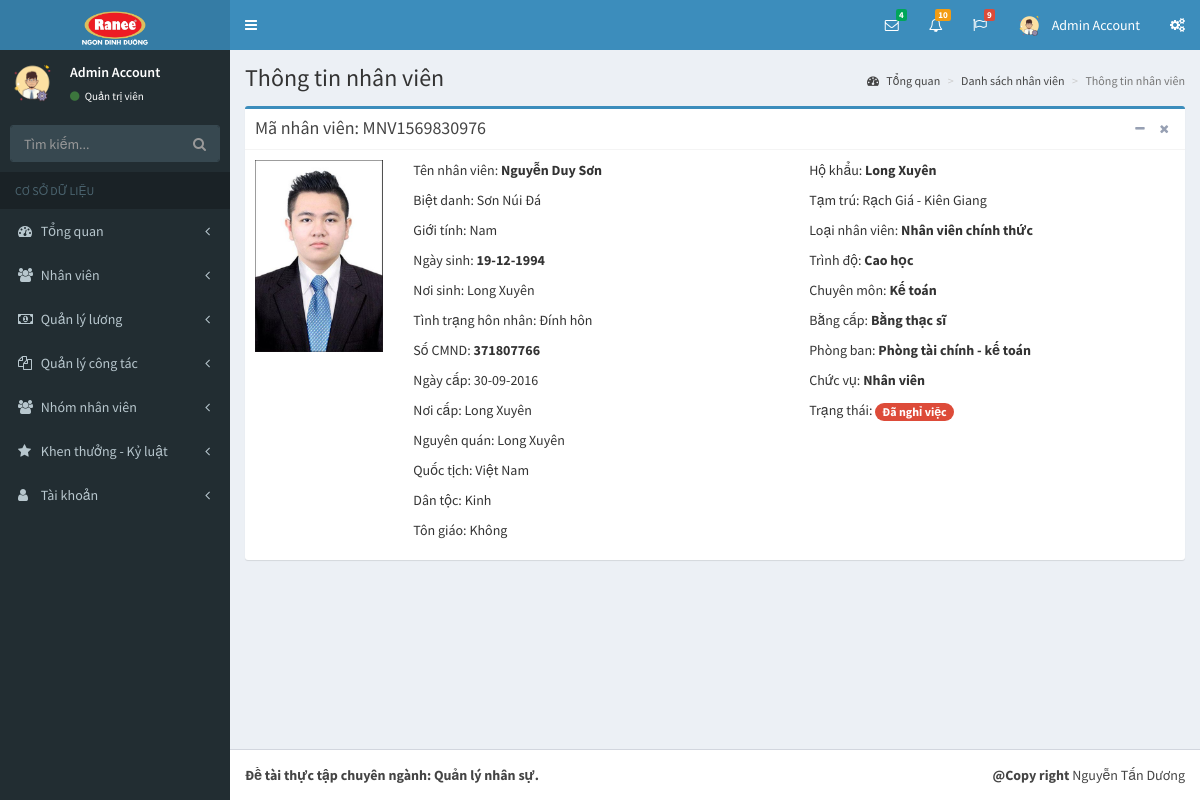
/pages/thong-tin-nhan-vien.php?id=2 (signed in), run on the app's committed database.
### tables this page shows
CREATE TABLE `tai_khoan` (
  `id` int(11) NOT NULL,
  `ho` varchar(50) NOT NULL,
  `ten` varchar(50) NOT NULL,
  `hinh_anh` varchar(50) NOT NULL,
  `email` varchar(50) NOT NULL,
  `mat_khau` varchar(50) NOT NULL,
  `so_dt` varchar(50) NOT NULL,
  `quyen` tinyint(1) NOT NULL,
  `trang_thai` tinyint(1) NOT NULL,
  `truy_cap` int(11) NOT NULL,
  `ngay_tao` datetime NOT NULL,
  `ngay_sua` datetime NOT NULL
);

CREATE TABLE `nhanvien` (
  `id` int(11) NOT NULL,
  `ma_nv` varchar(50) NOT NULL,
  `hinh_anh` varchar(255) NOT NULL,
  `ten_nv` varchar(255) NOT NULL,
  `biet_danh` varchar(255) NOT NULL,
  `gioi_tinh` tinyint(1) NOT NULL,
  `ngay_sinh` date NOT NULL,
  `noi_sinh` varchar(255) NOT NULL,
  `hon_nhan_id` int(11) NOT NULL,
  `so_cmnd` varchar(50) NOT NULL,
  `noi_cap_cmnd` varchar(255) NOT NULL,
  `ngay_cap_cmnd` date NOT NULL,
  `nguyen_quan` varchar(255) NOT NULL,
  `quoc_tich_id` int(11) NOT NULL,
  `ton_giao_id` int(11) NOT NULL,
  `dan_toc_id` int(11) NOT NULL,
  `ho_khau` varchar(255) NOT NULL,
  `tam_tru` varchar(255) NOT NULL,
  `loai_nv_id` int(11) NOT NULL,
  `trinh_do_id` int(11) NOT NULL,
  `chuyen_mon_id` int(11) NOT NULL,
  `bang_cap_id` int(11) NOT NULL,
  `phong_ban_id` int(11) NOT NULL,
  `chuc_vu_id` int(11) NOT NULL,
  `trang_thai` tinyint(1) NOT NULL,
  `nguoi_tao_id` int(11) NOT NULL,
  `ngay_tao` datetime NOT NULL,
  `nguoi_sua_id` int(11) NOT NULL,
  `ngay_sua` datetime NOT NULL
);

CREATE TABLE `tinh_trang_hon_nhan` (
  `id` int(11) NOT NULL,
  `ten_tinh_trang` varchar(255) NOT NULL
);

CREATE TABLE `quoc_tich` (
  `id` int(11) NOT NULL,
  `ten_quoc_tich` varchar(50) NOT NULL
);

CREATE TABLE `dan_toc` (
  `id` int(11) NOT NULL,
  `ten_dan_toc` varchar(50) NOT NULL
);

CREATE TABLE `ton_giao` (
  `id` int(11) NOT NULL,
  `ten_ton_giao` varchar(255) NOT NULL
);

CREATE TABLE `loai_nv` (
  `id` int(11) NOT NULL,
  `ma_loai_nv` varchar(50) NOT NULL,
  `ten_loai_nv` varchar(50) NOT NULL,
  `ghi_chu` varchar(255) NOT NULL,
  `nguoi_tao` varchar(50) NOT NULL,
  `ngay_tao` datetime NOT NULL,
  `nguoi_sua` varchar(50) NOT NULL,
  `ngay_sua` datetime NOT NULL
);

CREATE TABLE `trinh_do` (
  `id` int(11) NOT NULL,
  `ma_trinh_do` varchar(50) NOT NULL,
  `ten_trinh_do` varchar(255) NOT NULL,
  `ghi_chu` varchar(255) NOT NULL,
  `nguoi_tao` varchar(50) NOT NULL,
  `ngay_tao` datetime NOT NULL,
  `nguoi_sua` varchar(50) NOT NULL,
  `ngay_sua` datetime NOT NULL
);

CREATE TABLE `chuyen_mon` (
  `id` int(11) NOT NULL,
  `ma_chuyen_mon` varchar(50) NOT NULL,
  `ten_chuyen_mon` varchar(255) NOT NULL,
  `ghi_chu` varchar(255) NOT NULL,
  `nguoi_tao` varchar(50) NOT NULL,
  `ngay_tao` datetime NOT NULL,
  `nguoi_sua` varchar(50) NOT NULL,
  `ngay_sua` datetime NOT NULL
);

CREATE TABLE `bang_cap` (
  `id` int(11) NOT NULL,
  `ma_bang_cap` varchar(50) NOT NULL,
  `ten_bang_cap` varchar(255) NOT NULL,
  `ghi_chu` varchar(255) NOT NULL,
  `nguoi_tao` varchar(50) NOT NULL,
  `ngay_tao` datetime NOT NULL,
  `nguoi_sua` varchar(50) NOT NULL,
  `ngay_sua` datetime NOT NULL
);

CREATE TABLE `phong_ban` (
  `id` int(11) NOT NULL,
  `ma_phong_ban` varchar(255) NOT NULL,
  `ten_phong_ban` varchar(255) NOT NULL,
  `ghi_chu` varchar(255) NOT NULL,
  `nguoi_tao` varchar(50) NOT NULL,
  `ngay_tao` datetime NOT NULL,
  `nguoi_sua` varchar(50) DEFAULT NULL,
  `ngay_sua` datetime DEFAULT NULL
);

CREATE TABLE `chuc_vu` (
  `id` int(11) NOT NULL,
  `ma_chuc_vu` varchar(50) NOT NULL,
  `ten_chuc_vu` varchar(255) NOT NULL,
  `luong_ngay` double NOT NULL,
  `ghi_chu` varchar(255) NOT NULL,
  `nguoi_tao` varchar(50) NOT NULL,
  `ngay_tao` datetime NOT NULL,
  `nguoi_sua` varchar(50) NOT NULL,
  `ngay_sua` datetime NOT NULL
);

### pages/thong-tin-nhan-vien.php (the view, shortened to what this page needs)
<?php
if(isset($_SESSION['username']) && isset($_SESSION['level']))
{
  include('../layouts/header.php');
  include('../layouts/topbar.php');
  include('../layouts/sidebar.php');
  if(isset($_GET['id']))
  {
    $id = $_GET['id'];
    $showData = "SELECT nv.id as id, ma_nv, hinh_anh, ten_nv, biet_danh, gioi_tinh, nv.ngay_tao as ngay_tao, ngay_sinh, noi_sinh, so_cmnd, ten_tinh_trang, ngay_cap_cmnd, noi_cap_cmnd, nguyen_quan, ten_quoc_tich, ten_dan_toc, ten_ton_giao, ho_khau, tam_tru, ten_loai_nv, ten_trinh_do, ten_chuyen_mon, ten_bang_cap, ten_phong_ban, ten_chuc_vu, trang_thai FROM nhanvien nv, quoc_tich qt, dan_toc dt, ton_giao tg, loai_nv lnv, trinh_do td, chuyen_mon cm, bang_cap bc, phong_ban pb, chuc_vu cv, tinh_trang_hon_nhan hn WHERE nv.quoc_tich_id = qt.id AND nv.dan_toc_id = dt.id AND nv.ton_giao_id = tg.id AND nv.loai_nv_id = lnv.id AND nv.trinh_do_id = td.id AND nv.chuyen_mon_id = cm.id AND nv.bang_cap_id = bc.id AND nv.phong_ban_id = pb.id AND nv.chuc_vu_id = cv.id AND nv.hon_nhan_id = hn.id AND nv.id = $id";
    $result = mysqli_query($conn, $showData);
    $row = mysqli_fetch_array($result);
  }
?>
  <div class="content-wrapper">
    <section class="content-header">
      <h1>
        Thông tin nhân viên
      </h1>
      <ol class="breadcrumb">
        <li><a href="index.php?p=index&a=statistic"><i class="fa fa-dashboard"></i> Tổng quan</a></li>
        <li><a href="danh-sach-nhan-vien.php?p=staff&a=list-staff">Danh sách nhân viên</a></li>
        <li class="active">Thông tin nhân viên</li>
      </ol>
    </section>
    <section class="content">
      <div class="row">
        <div class="col-xs-12">
          <div class="box box-primary">
            <div class="box-header with-border">
              <h3 class="box-title">Mã nhân viên: <?php echo $row['ma_nv']; ?></h3>
              <div class="box-tools pull-right">
                <button type="button" class="btn btn-box-tool" data-widget="collapse"><i class="fa fa-minus"></i></button>
                <button type="button" class="btn btn-box-tool" data-widget="remove"><i class="fa fa-remove"></i></button>
              </div>
            </div>
            <div class="box-body">
              <div class="row">
                <div class="col-lg-2">
                  <img src="../uploads/staffs/<?php echo $row['hinh_anh']; ?>" width="100%">
                </div>
                <div class="col-lg-5 col-sm-5 col-md-6 col-xs-12">
                  <p class="box-title">Tên nhân viên: <b><?php echo $row['ten_nv']; ?></b></p>
                  <p class="box-title">Biệt danh:
                    <?php if($row['biet_danh'] == ""){ echo "Không có"; } else { echo $row['biet_danh']; } ?>
                  </p>
                  <p class="box-title">Giới tính:
                    <?php if($row['gioi_tinh'] == 1){ echo "Nam"; } else { echo "Nữ"; } ?>
                  </p>
                  <p class="box-title">Ngày sinh:
                    <b><?php $date = date_create($row['ngay_sinh']); echo date_format($date, 'd-m-Y'); ?></b>
                  </p>
                  <p class="box-title">Nơi sinh:
                    <?php echo $row['noi_sinh']; ?>
                  </p>
                  <p class="box-title">Tình trạng hôn nhân:
                    <?php echo $row['ten_tinh_trang']; ?>
                  </p>
                  <p class="box-title">Số CMND:
                    <b> <?php echo $row['so_cmnd']; ?> </b>
                  </p>
                  <p class="box-title">Ngày cấp:
                    <?php $ngayCap = date_create($row['ngay_cap_cmnd']); echo date_format($ngayCap, 'd-m-Y'); ?>
                  </p>
                  <p class="box-title">Nơi cấp:
                    <?php echo $row['noi_cap_cmnd']; ?>
                  </p>
                  <p class="box-title">Nguyên quán:
                    <?php echo $row['noi_cap_cmnd']; ?>
                  </p>
                  <p class="box-title">Quốc tịch:
                    <?php echo $row['ten_quoc_tich']; ?>
                  </p>
                  <p class="box-title">Dân tộc:
                    <?php echo $row['ten_dan_toc']; ?>
                  </p>
                  <p class="box-title">Tôn giáo:
                    <?php echo $row['ten_ton_giao']; ?>
                  </p>
                </div>
                <div class="col-lg-5 col-sm-5 col-md-6 col-xs-12">
                  <p class="box-title">Hộ khẩu:
                    <b> <?php echo $row['ho_khau']; ?> </b>
                  </p>
                  <p class="box-title">Tạm trú:
                    <?php echo $row['tam_tru']; ?>
                  </p>
                  <p class="box-title">Loại nhân viên:
                    <b><?php echo $row['ten_loai_nv']; ?></b>
                  </p>
                  <p class="box-title">Trình độ:
                    <b><?php echo $row['ten_trinh_do']; ?></b>
                  </p>
                  <p class="box-title">Chuyên môn:
                    <b><?php echo $row['ten_chuyen_mon']; ?></b>
                  </p>
                  <p class="box-title">Bằng cấp:
                    <b><?php echo $row['ten_bang_cap']; ?></b>
                  </p>
                  <p class="box-title">Phòng ban:
                    <b><?php echo $row['ten_phong_ban']; ?></b>
                  </p>
                  <p class="box-title">Chức vụ:
                    <b><?php echo $row['ten_chuc_vu']; ?></b>
                  </p>
                  <p class="box-title">Trạng thái:
                      <?php
                        if($row['trang_thai'] == 1)
                        {
                          echo '<span class="badge bg-blue"> Đang làm việc </span>';
                        }
                        else
                        {
                          echo '<span class="badge bg-red"> Đã nghỉ việc </span>';
                        }
                      ?>
                  </p>
                </div>
              </div>
            </div>
          </div>
        </div>
      </div>
    </section>
  </div>
<?php
  include('../layouts/footer.php');
}
else
{
  header('Location: dang-nhap.php');
}
?>

### layouts/topbar.php (shortened to what this page needs)
<body class="hold-transition skin-blue sidebar-mini">
<div class="wrapper">
  <header class="main-header">
    <a href="index.php?p=index&a=statistic" class="logo">
      <span class="logo-lg"><img src="../dist/images/logo.png" alt=""></span>
    </a>
    <nav class="navbar navbar-static-top">
      <a href="#" class="sidebar-toggle" data-toggle="push-menu" role="button">
      </a>
      <div class="navbar-custom-menu">
        <ul class="nav navbar-nav">
          <li class="dropdown messages-menu">
            <a href="#" class="dropdown-toggle" data-toggle="dropdown">
              <i class="fa fa-envelope-o"></i>
              <span class="label label-success">4</span>
            </a>
          </li>
          <li class="dropdown notifications-menu">
            <a href="#" class="dropdown-toggle" data-toggle="dropdown">
              <i class="fa fa-bell-o"></i>
              <span class="label label-warning">10</span>
            </a>
          </li>
          <li class="dropdown tasks-menu">
            <a href="#" class="dropdown-toggle" data-toggle="dropdown">
              <i class="fa fa-flag-o"></i>
              <span class="label label-danger">9</span>
            </a>
          </li>
          <li class="dropdown user user-menu">
            <a href="#" class="dropdown-toggle" data-toggle="dropdown">
              <img src="../uploads/images/<?php echo $row_acc['hinh_anh']; ?>" class="user-image" alt="User Image">
              <span class="hidden-xs"><?php echo $row_acc['ten']; ?> <?php echo $row_acc['ho']; ?></span>
            </a>
          </li>
          <li>
            <a href="#" data-toggle="control-sidebar"><i class="fa fa-gears"></i></a>
          </li>
        </ul>
      </div>
    </nav>
  </header>

### layouts/sidebar.php (shortened to what this page needs)
<aside class="main-sidebar">
  <section class="sidebar">
    <div class="user-panel">
      <div class="pull-left image">
        <img src="../uploads/images/<?php echo $row_acc['hinh_anh']; ?>" class="img-circle" alt="User Image">
      </div>
      <div class="pull-left info">
        <p>
          <?php echo $row_acc['ten']; ?> <?php echo $row_acc['ho']; ?>
        </p>
        <a href="#"><i class="fa fa-circle text-success"></i>
          <?php
            if($row_acc['quyen'] == 1)
            {
              echo "Quản trị viên";
            }
            else
            {
              echo "Nhân viên";
            }
          ?>
        </a>
      </div>
    </div>
    <form action="#" method="get" class="sidebar-form">
      <div class="input-group">
        <input type="text" name="q" class="form-control" placeholder="Tìm kiếm...">
        <span class="input-group-btn">
              <button type="submit" name="search" id="search-btn" class="btn btn-flat"><i class="fa fa-search"></i>
              </button>
            </span>
      </div>
    </form>
    <ul class="sidebar-menu" data-widget="tree">
      <li class="header">CƠ SỞ DỮ LIỆU</li>
      <li class="<?php if($p == 'index') echo 'active'; ?> treeview">
        <a href="#">
          <i class="fa fa-dashboard"></i> <span>Tổng quan</span>
          <span class="pull-right-container">
            <i class="fa fa-angle-left pull-right"></i>
          </span>
        </a>
      </li>
      <li class="<?php if($p == 'staff') echo 'active'; ?> treeview">
        <a href="#">
          <i class="fa fa-users"></i>
          <span>Nhân viên</span>
          <span class="pull-right-container">
            <i class="fa fa-angle-left pull-right"></i>
          </span>
        </a>
      </li>
      <li class="<?php if($p == 'salary') echo 'active'; ?> treeview">
        <a href="#">
          <i class="fa fa-money"></i>
          <span>Quản lý lương</span>
          <span class="pull-right-container">
            <i class="fa fa-angle-left pull-right"></i>
          </span>
        </a>
      </li>
      <li class="<?php if($p == 'collaborate') echo 'active'; ?> treeview">
        <a href="#">
          <i class="fa fa-files-o"></i>
          <span>Quản lý công tác</span>
          <span class="pull-right-container">
            <i class="fa fa-angle-left pull-right"></i>
          </span>
        </a>
      </li>
      <li class="<?php if($p == 'group') echo 'active'; ?> treeview">
        <a href="#">
          <i class="fa fa-users"></i> <span>Nhóm nhân viên</span>
          <span class="pull-right-container">
            <i class="fa fa-angle-left pull-right"></i>
          </span>
        </a>
      </li>
      <li class="<?php if($p == 'bonus-discipline') echo 'active'; ?> treeview">
        <a href="#">
          <i class="fa fa-star"></i> <span>Khen thưởng - Kỷ luật</span>
          <span class="pull-right-container">
            <i class="fa fa-angle-left pull-right"></i>
          </span>
        </a>
      </li>
      <li class="<?php if($p == 'account') echo 'active'; ?> treeview">
        <a href="#">
          <i class="fa fa-user"></i> <span>Tài khoản</span>
          <span class="pull-right-container">
            <i class="fa fa-angle-left pull-right"></i>
          </span>
        </a>
      </li>
    </ul>
  </section>
</aside>

### data on the page
tai_khoan: hinh_anh (picture), ten "Admin", ho "Account"
nhanvien: ma_nv "MNV1569830976", hinh_anh (picture), ten_nv "Nguyễn Duy Sơn", biet_danh "Sơn Núi Đá", ngay_sinh "19-12-1994", noi_sinh "Long Xuyên", tinh_trang_hon_nhan.ten_tinh_trang "Đính hôn", so_cmnd "371807766", ngay_cap_cmnd "30-09-2016", noi_cap_cmnd "Long Xuyên", quoc_tich.ten_quoc_tich "Việt Nam", dan_toc.ten_dan_toc "Kinh", ton_giao.ten_ton_giao "Không", ho_khau "Long Xuyên", tam_tru "Rạch Giá - Kiên Giang", loai_nv.ten_loai_nv "Nhân viên chính thức", trinh_do.ten_trinh_do "Cao học", chuyen_mon.ten_chuyen_mon "Kế toán", bang_cap.ten_bang_cap "Bằng thạc sĩ", phong_ban.ten_phong_ban "Phòng tài chính - kế toán", chuc_vu.ten_chuc_vu "Nhân viên"
